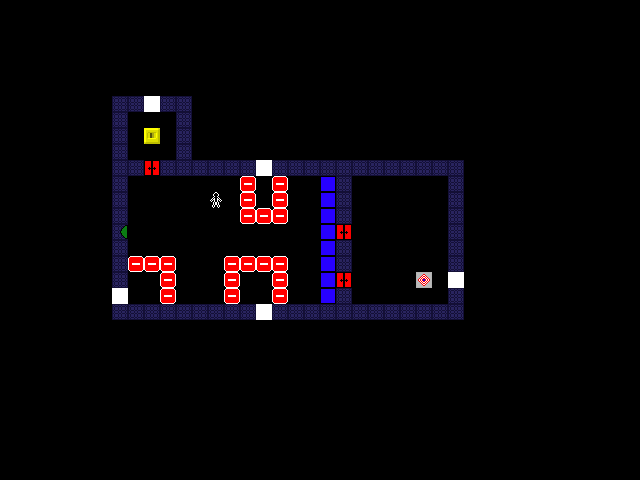

This is a level from a 2D game, rendered from its Tiled map with the project's own tilesets. A one-line summary and the map file follow, with tile-layer data summarised:
An orthogonal 40x30 tile map with 16x16 px tiles, 5 tile layers (tiles, pieces, pieces2, pieces3, ...) and 3 objects.

<map version="1.10" tiledversion="1.10.2" orientation="orthogonal" renderorder="right-down" width="40" height="30" tilewidth="16" tileheight="16" infinite="0" nextlayerid="8" nextobjectid="10">
 <tileset firstgid="1" name="tiles" tilewidth="16" tileheight="16" tilecount="81" columns="9">
  <image source="tiles.png" width="144" height="144" />
 </tileset>
 <layer id="1" name="tiles" width="40" height="30">
  <data>[1200 cells, 85 non-empty, 4 distinct tile ids]</data>
 </layer>
 <layer id="2" name="pieces" width="40" height="30">
  <data>[1200 cells, 27 non-empty, 5 distinct tile ids]</data>
 </layer>
 <layer id="6" name="pieces2" width="40" height="30">
  <data>[1200 cells, 0 non-empty, 0 distinct tile ids]</data>
 </layer>
 <layer id="7" name="pieces3" width="40" height="30">
  <data>[1200 cells, 0 non-empty, 0 distinct tile ids]</data>
 </layer>
 <layer id="3" name="actors" width="40" height="30">
  <data>[1200 cells, 1 non-empty, 1 distinct tile ids]</data>
 </layer>
 <objectgroup id="5" name="connectors">
  <object id="7" x="264.421" y="184.702">
   <polyline points="0,0 81.4035,48.8421" />
  </object>
  <object id="8" x="426.105" y="234.667">
   <polyline points="0,0 -273.965,-67.3684" />
  </object>
  <object id="9" x="150.456" y="137.544">
   <polyline points="0,0 192.561,142.035" />
  </object>
 </objectgroup>
</map>
